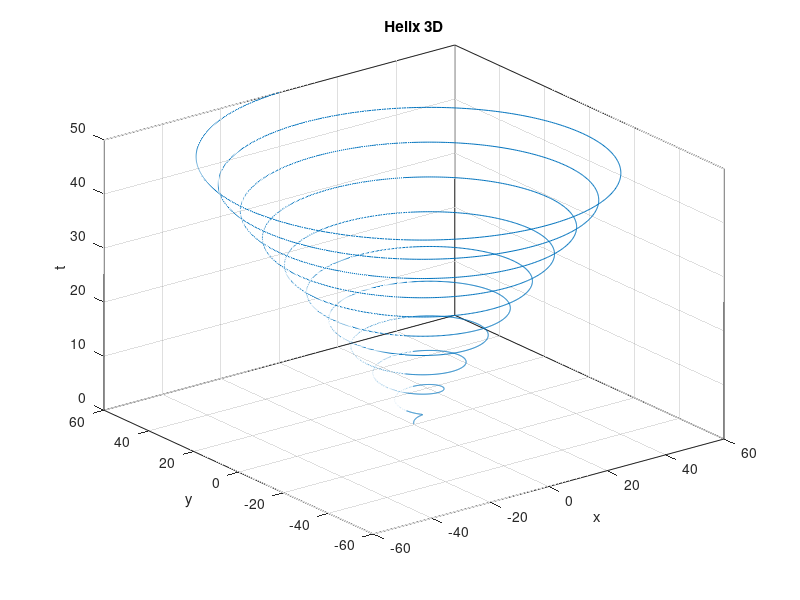
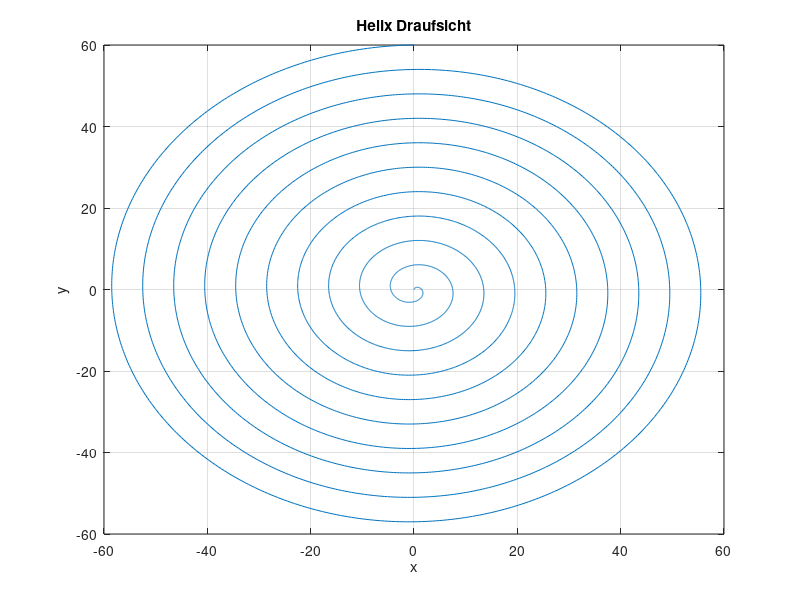

The MATLAB script that drew these images, in order:
%Matlab-Projekt Aufgabe 3

%{
    Autor: Marcel Grandinetti
    Datum:05.08.2017
    Beschribung:    M-Script zum erzeugen einer Helix        
                    Eine Periode = 2pi --> 10 Perioden = 20pi
                    20pi=50s*w --> w=0.4pi           
%}
clear


%% Funktionsdefinition

%Grundeinstellungen
laenge=50;
windungen=10;

%Kreisfrequenz berechnen
w=2*(windungen/laenge)*pi;

%Zeitachse
t=[0:0.01:laenge]; 

%Amplitude
a=1.2*t;

%X-Funktion
x=a.*sin(w*t);

%Y-Funktion
y=a.*cos(w*t);


%% Plot

%Plot Helix 3D
figure(1);
plot3(x,y,t);
box on;
grid on;
title('Helix 3D');
xlabel('x');
ylabel('y');
zlabel('t');

%Plot Helix Draufsicht
figure(2);
plot3(x,y,t);
box on;
grid on;
title('Helix Draufsicht');
xlabel('x');
ylabel('y');
view(2);